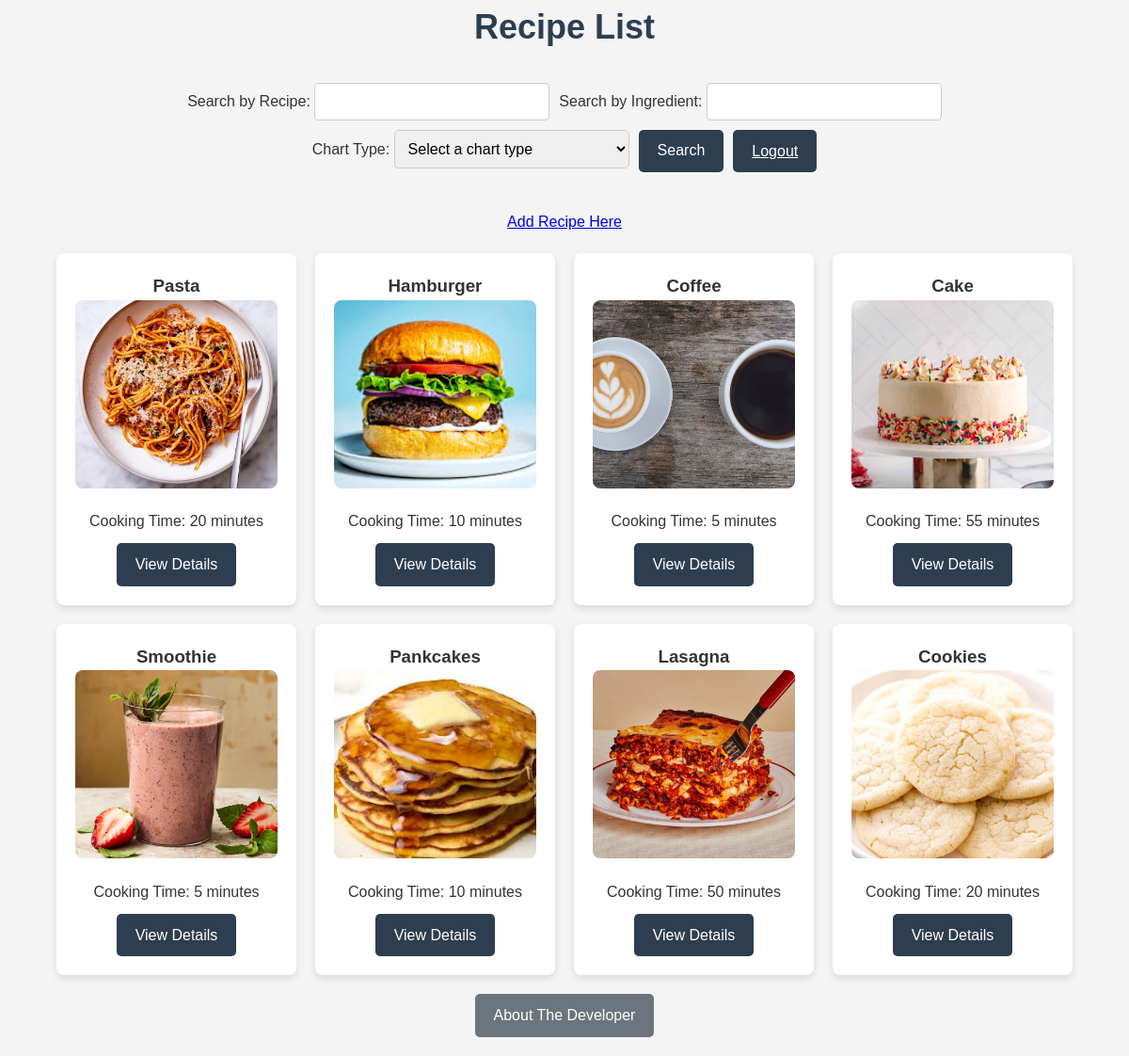
Page /list/ (signed in) on the earlier database version.
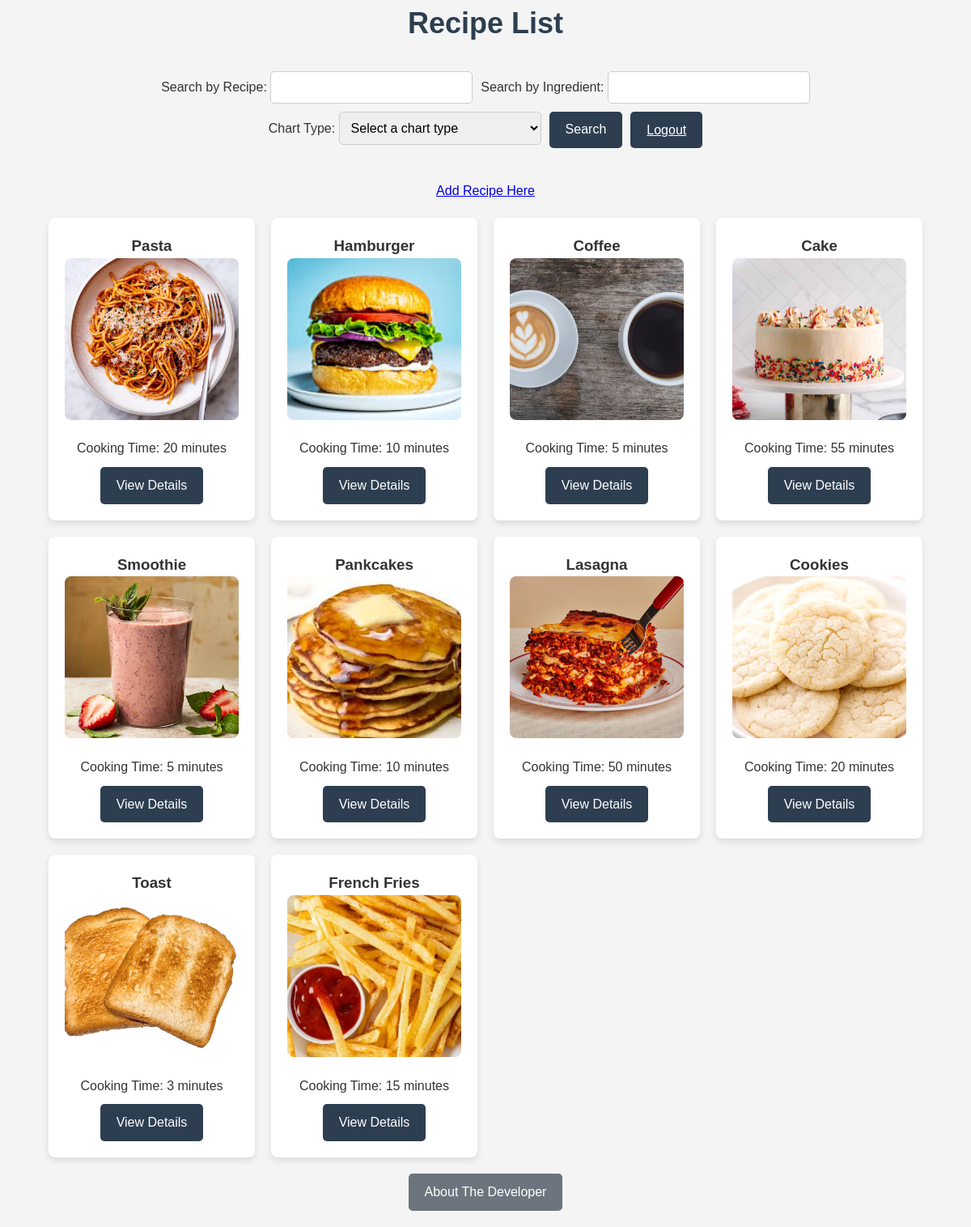
Same page on the later database version.
### recipes/models.py (models this page shows, shortened)
class Recipe(models.Model):
    name = models.CharField(max_length=50)
    ingredients = models.CharField(max_length=255)
    cooking_time = models.IntegerField()
    difficulty = models.CharField(max_length=20, blank=True) # Optional or default value
    pic = models.ImageField(upload_to='recipes', default='no_picture.jpg')
    created_date = models.DateTimeField(auto_now_add=True)

### recipes/views.py (the view, shortened to what this page needs)
# urls.py: path('list/', RecipeListView.as_view(), name='recipes_list'),
class RecipeListView(LoginRequiredMixin, ListView):
    model = Recipe
    template_name = 'recipes/recipes_list.html'
    context_object_name = "recipes"
    def get_context_data(self, **kwargs):
        context = super().get_context_data(**kwargs)
        form = RecipesSearchForm(self.request.GET or None)
        context['form'] = form
        queryset = Recipe.objects.all()
        context['filtered_recipes'] = queryset
        return context

### recipes/forms.py
class RecipesSearchForm(forms.Form):
   recipe_name= forms.CharField(max_length=120, required=False)
   ingredient_name = forms.CharField(max_length=120, required=False)
   chart_type = forms.ChoiceField(choices=CHART__CHOICES, required=False)

### recipes/templates/recipes/recipes_list.html (shortened to what this page needs)
{% load static %}
<!DOCTYPE html>
<html lang="en">
<head>
</head>
<body>
    <div class="container">
        <h1>Recipe List</h1>
        <div class="button-container">
            <form method="GET" class="search-form">
                <div>
                    <label for="id_ingredient_name">Search by Recipe:</label>
                    {{ form.recipe_name }}
                </div>
                <div>
                    <label for="id_ingredient_name">Search by Ingredient:</label>
                    {{ form.ingredient_name }}
                </div>
                <div>
                    <label for="id_chart_type">Chart Type:</label>
                    {{ form.chart_type }}
                </div>
                <button type="submit" class="btn btn-primary">Search</button>
                <a href="{% url 'success' %}" class="logout-btn">Logout</a>
            </form>
        </div>
        <div class="button-container">
            <a href="{% url 'recipes:add_recipe' %}" class="btn btn-primary">Add Recipe Here</a>
        </div>
        {% if filtered_recipes %}
        <div class="recipe-list">
            {% for recipe in filtered_recipes %}
            <div class="recipe-card">
                <h3>{{ recipe.name }}</h3>
                <img src="{{ recipe.pic.url }}" alt="{{ recipe.name }}" class="recipe-img">
                <p>Cooking Time: {{ recipe.cooking_time }} minutes</p>
                <a href="{% url 'recipes:recipes_detail' pk=recipe.pk %}" class="view-details">View Details</a>
            </div>
            {% endfor %}
        </div>
        {% else %}
        <p>No recipes found matching your search criteria.</p>
        {% endif %}
    </div>
</body>
<footer>
    <div class="button-container">
        <a href="{% url 'recipes:about_me' %}" class="btn btn-secondary">About The Developer</a>
    </div>
</footer>
</html>

### recipes/templates/recipes/recipes_list.html (style rules this page uses)
* { margin: 0; padding: 0; box-sizing: border-box; }
body { font-family: Arial, sans-serif; background-color: #f4f4f4; color: #333; line-height: 1.6; display: flex; justify-content: center; align-items: center; min-height: 100vh; flex-direction: column; }
.container { max-width: 1200px; width: 90%; text-align: center; }
h1 { margin-bottom: 30px; font-size: 36px; color: #2d3e50; }
.search-form { display: flex; flex-wrap: wrap; justify-content: center; gap: 10px; margin-bottom: 20px; }
.search-form input, .search-form select { padding: 10px; font-size: 16px; border: 1px solid #ccc; border-radius: 5px; width: 250px; }
.search-form button { background-color: #2d3e50; color: white; border: none; padding: 10px 20px; font-size: 16px; border-radius: 5px; cursor: pointer; transition: background-color 0.3s ease; }
.recipe-list { display: grid; grid-template-columns: repeat(auto-fill, minmax(250px, 1fr)); gap: 20px; margin-top: 20px; }
.recipe-card { background-color: #fff; border-radius: 8px; box-shadow: 0 4px 8px rgba(0, 0, 0, 0.1); padding: 20px; text-align: center; transition: transform 0.3s ease, box-shadow 0.3s ease; }
.recipe-img { width: 100%; height: 200px; object-fit: cover; border-radius: 8px; margin-bottom: 15px; }
.view-details { display: inline-block; background-color: #2d3e50; color: #fff; margin-top: 10px; padding: 10px 20px; border-radius: 5px; text-decoration: none; transition: background-color 0.3s ease; }
.logout-btn { background-color: #2d3e50; color: white; border: none; padding: 10px 20px; font-size: 16px; border-radius: 5px; cursor: pointer; transition: background-color 0.3s ease; }
.button-container { display: flex; justify-content: center; align-items: center; gap: 10px; margin-bottom: 20px; }
footer .btn { background-color: #6c757d; color: white; padding: 10px 20px; font-size: 16px; border-radius: 5px; text-decoration: none; display: inline-block; transition: background-color 0.3s ease; margin-top: 20px; }

Differences in the rows shown:
added Recipe: name "Toast", pic (picture), cooking_time "3"
added Recipe: name "French Fries", pic (picture), cooking_time "15"
